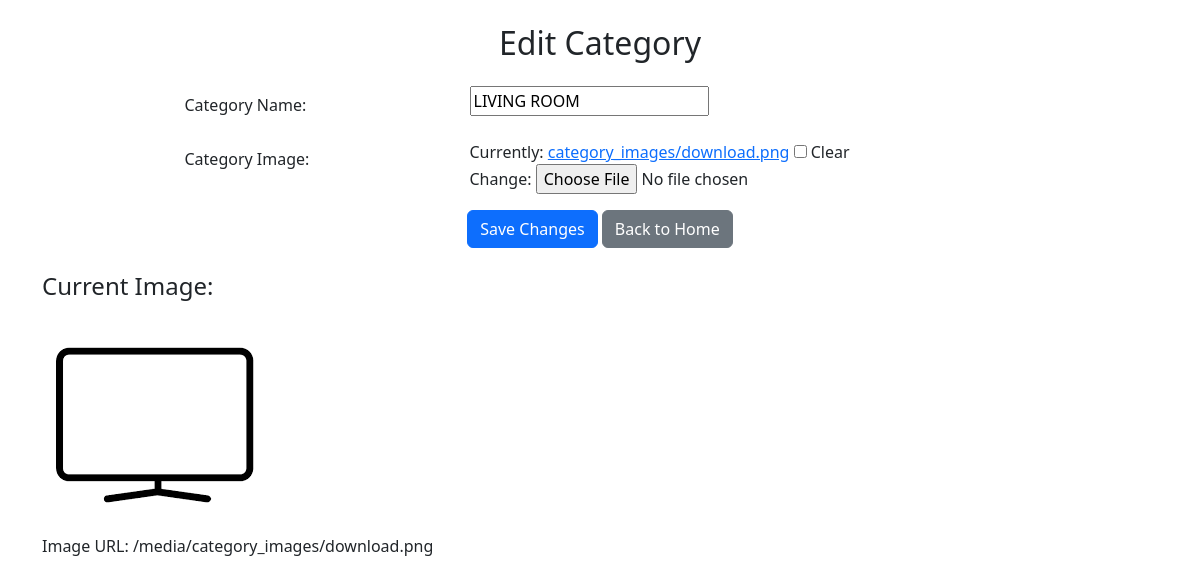
The page /edit_category/3/ (signed in) on the database its author committed.
### homedecorapp/models.py (models this page shows, shortened)
class Category(models.Model):
    name = models.CharField(max_length=100)
    image = models.ImageField(upload_to='category_images/', null=True, blank=True)

### homedecorapp/views.py (the view)
# urls.py: path('edit_category/<int:category_id>/', edit_category, name='edit_category'),
@user_passes_test(is_administrator)
def edit_category(request, category_id):
    category = get_object_or_404(Category, id=category_id)
    if request.method == 'POST':
        form = CategoryForm(request.POST, request.FILES, instance=category)  # Include request.FILES
        if form.is_valid():
            form.save()
            return redirect('index')  # Redirect to the index page or another appropriate page
    else:
        form = CategoryForm(instance=category)
    return render(request, 'createCategory.html', {'form': form, 'category': category})

### homedecorapp/forms.py
class CategoryForm(forms.ModelForm):
    class Meta:
        model = Category
        fields = ['name', 'image']
    image = forms.ImageField(label='Category Image', required=False)

### homedecorapp/views.py (called while the page is built)
def is_administrator(user):
    return user.is_staff

### homedecorapp/templates/createCategory.html (shortened to what this page needs)
<!DOCTYPE html>
<html lang="en">
<head>
    <link href="https://cdn.jsdelivr.net/npm/bootstrap@5.3.1/dist/css/bootstrap.min.css" rel="stylesheet"
>
</head>
<body>
<div class="container mt-4">
    <h2 class="mb-4 text-center">
        {% if form.instance.pk %}
            Edit Category
        {% else %}
            Create Category
        {% endif %}
    </h2>
    <form method="post" enctype="multipart/form-data">
        <div class="mb-3 row justify-content-center">
            <label for="{{ form.name.id_for_label }}" class="col-md-3 col-form-label">Category Name:</label>
            <div class="col-md-6">
                {{ form.name }}
            </div>
        </div>
        <div class="mb-3 row justify-content-center">
            <label for="{{ form.image.id_for_label }}" class="col-md-3 col-form-label">Category Image:</label>
            <div class="col-md-6">
                {{ form.image }}
            </div>
        </div>
        <div class="text-center">
            <button type="submit" class="btn btn-primary">
                {% if form.instance.pk %}
                    Save Changes
                {% else %}
                    Create Category
                {% endif %}
            </button>
            <a href="{% url 'index' %}" class="btn btn-secondary ml-2">Back to Home</a>
        </div>
    </form>
    {% if form.instance.image %}
        <div class="mt-4">
            <h4>Current Image:</h4>
            <img src="{{ form.instance.image.url }}" alt="Category Image" class="img-fluid">
            <p>Image URL: {{ form.instance.image.url }}</p>
        </div>
    {% endif %}
</div>
</body>
</html>

### rows shown on the page
Category: name "LIVING ROOM", instance.image (picture), instance.image "/media/category_images/download.png"
